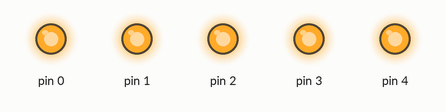
Recording of a sketch running on a simulated Arduino Uno, built with avr-gcc and run on an emulated ATmega328P. On the bench: output pins drawn as LEDs (lit = HIGH).

Above: at 0.2 s.
At 1.7 s:
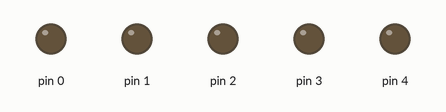
Timing chart, 0 to 3.0 s (numbered marks = the images above):
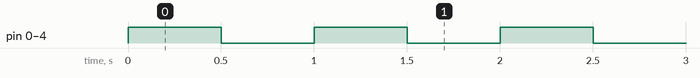

The sketch:

Led_blinking1.ino
```cpp
void setup()
{
  pinMode(0, OUTPUT);
pinMode(1, OUTPUT);
pinMode(2, OUTPUT);
pinMode(3, OUTPUT);
pinMode(4, OUTPUT);
}
void loop()
{
  digitalWrite(0,HIGH);
  digitalWrite(1,HIGH);
digitalWrite(2,HIGH);
digitalWrite(3,HIGH);
digitalWrite(4,HIGH);
delay(500);
digitalWrite(0,LOW);
  digitalWrite(1,LOW);
digitalWrite(2,LOW);
digitalWrite(3,LOW);
digitalWrite(4,LOW);
delay(500);
}
```

Measured:
- by itself, pin 0–4: alternates HIGH for 0.50 s and LOW for 0.50 s
